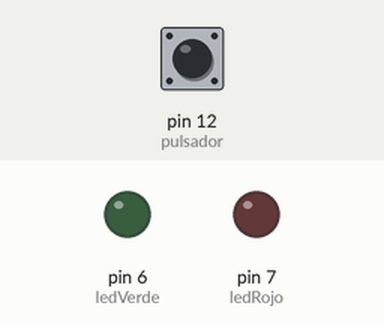
Simulated run of this sketch. Board: Arduino Uno, built with avr-gcc and run on an emulated ATmega328P. Parts: output pins drawn as LEDs (lit = HIGH). Dashed ring = blinking. Inputs (shaded band) come from the test bench; at power-on: pin 12 (pulsador) LOW.

Above: at 1.2 s.
1.3 s: pin 12 (pulsador) pulled HIGH for 0.15 s
At 1.7 s:
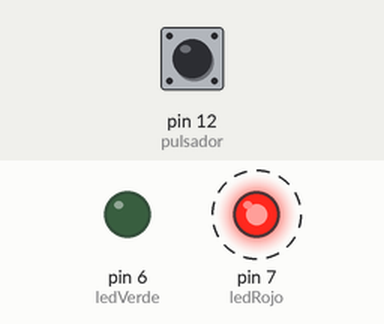
At 2.1 s:
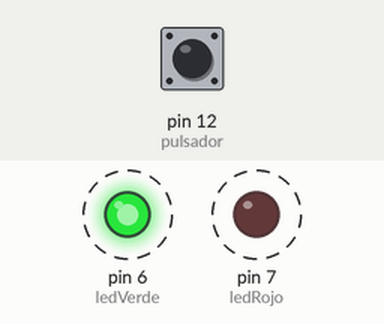
4.3 s: pin 12 (pulsador) pulled HIGH for 3.2 s
Timing chart, 0 to 12.8 s (numbered marks = the images above; inputs shaded):
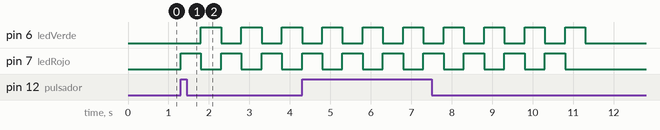

Measured:
- after the input at 1.3 s, pin 6 (ledVerde): alternates HIGH for 0.50 s and LOW for 0.50 s, starting after 0.50 s; pin 7 (ledRojo): alternates HIGH for 0.50 s and LOW for 0.50 s, starting at once

The sketch:

ejercicio3.ino
```cpp
/*
 * Tercer ejercicio del taller de Iniciación a Arduino
 *
 * Programado por Josemanu
 *
 * -Vamos a crear 3 variables igual que en el ejercicio 2
 * -Definiremos los pines conectados a los ledes como
 * salidas y el pin del pulsador como entrada en el setup()
 * -En el loop() miramos primero si el pulsador esta
 * accionado, si lo esta repetiremos el mismo parpadeo que en
 * el anterior 5 veces, terminamos apagando todo
 *
 */

int ledRojo = 7;
int ledVerde = 6;
int pulsador = 12;

void setup()
{
  pinMode(ledRojo, OUTPUT);
  pinMode(ledVerde, OUTPUT);
  pinMode(pulsador, INPUT);
}
void loop()
{
  if (digitalRead(pulsador) == true)
  {
    for(int i = 1; i <= 5; i++)
    {
      digitalWrite(ledRojo, HIGH);
      digitalWrite(ledVerde, LOW);
      delay(500);
      digitalWrite(ledRojo, LOW);
      digitalWrite(ledVerde, HIGH);
      delay(500);
    }
  }
  digitalWrite(ledRojo, LOW);
  digitalWrite(ledVerde, LOW);

}

/*
 * Es tu turno de experimentar:
 * -utiliza todo lo que aprendiste en los ejercicios
 * 1 y 2
 * -haz que en diferentes pulsadores se repitan
 * secuencias diferentes distintas veces
 *
 * -ATENCION!! el pulsador 8 funciona a reves, si no esta
 * accionado da un nivel alto y al pulsarlo cambia a
 * nivel bajo
 *
 * Cuando hayas terminado haz un "guardar como", asi tendras
 * el ejercicio basico y tambien tu creacion
 */
```
